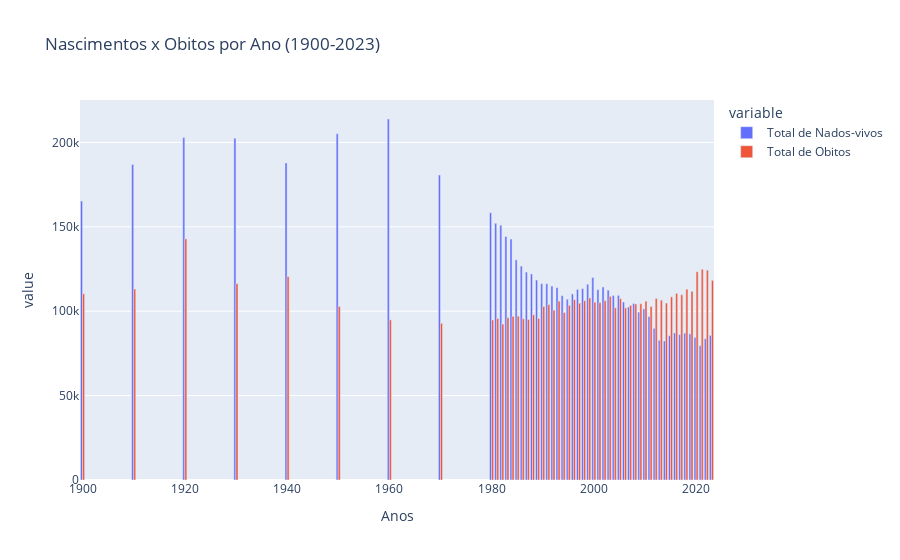

Notebook source saved alongside this figure:
### Code cell
import plotly.express as px
grafico_barras = px.bar(
    tabela,
    x='Anos',
    y=['Total de Nados-vivos', 'Total de Obitos'],
    barmode='group',         # barras lado a lado
    title='Nascimentos x Obitos por Ano (1900-2023)',
)
   

grafico_barras.show()

### Figure 1 — Plotly figure (JSON) as saved in the notebook; plotly's stock layout.template omitted (floating-point values rounded to 4 significant figures)
{"data": [{"alignmentgroup": "True", "hovertemplate": "variable=Total de Nados-vivos<br>Anos=%{x}<br>value=%{y}<extra></extra>", "legendgroup": "Total de Nados-vivos", "marker": {"color": "#636efa", "pattern": {"shape": ""}}, "name": "Total de Nados-vivos", "offsetgroup": "Total de Nados-vivos", "orientation": "v", "showlegend": true, "textposition": "auto", "type": "bar", "x": [1900, 1910, 1920, 1930, 1940, 1950, 1960, 1970, 1980, 1981, 1982, 1983, 1984, 1985, 1986, 1987, 1988, 1989, 1990, 1991, 1992, 1993, 1994, 1995, 1996, 1997, 1998, 1999, 2000, 2001, 2002, 2003, 2004, 2005, 2006, 2007, 2008, 2009, 2010, 2011, 2012, 2013, 2014, 2015, 2016, 2017, 2018, 2019, 2020, 2021, 2022, 2023], "xaxis": "x", "y": [165245, 186953, 202908, 202529, 187892, 205163, 213895, 180690, 158309, 152071, 151002, 144296, 142783, 130450, 126715, 123179, 122093, 118483, 116321, 116299, 114924, 113960, 109227, 107097, 110261, 112933, 113384, 116002, 120008, 112774, 114383, 112515, 109298, 109399, 105449, 102492, 104594, 99491, 101381, 96856, 89841, 82787, 82367, 85500, 87126, 86154, 87020, 86579, 84530, 79582, 83671, 85699], "yaxis": "y"}, {"alignmentgroup": "True", "hovertemplate": "variable=Total de Obitos<br>Anos=%{x}<br>value=%{y}<extra></extra>", "legendgroup": "Total de Obitos", "marker": {"color": "#EF553B", "pattern": {"shape": ""}}, "name": "Total de Obitos", "offsetgroup": "Total de Obitos", "orientation": "v", "showlegend": true, "textposition": "auto", "type": "bar", "x": [1900, 1910, 1920, 1930, 1940, 1950, 1960, 1970, 1980, 1981, 1982, 1983, 1984, 1985, 1986, 1987, 1988, 1989, 1990, 1991, 1992, 1993, 1994, 1995, 1996, 1997, 1998, 1999, 2000, 2001, 2002, 2003, 2004, 2005, 2006, 2007, 2008, 2009, 2010, 2011, 2012, 2013, 2014, 2015, 2016, 2017, 2018, 2019, 2020, 2021, 2022, 2023], "xaxis": "x", "y": [110330, 113161, 142862, 116352, 120486, 102798, 94883, 92854, 94794, 95728, 92379, 96179, 96975, 97085, 95521, 95102, 97844, 95743, 102768, 103882, 100638, 105950, 99232, 103475, 106881, 104778, 106198, 107871, 105364, 105092, 106258, 108795, 102012, 107464, 101990, 103512, 104280, 104434, 105954, 102848, 107612, 106554, 104843, 108539, 110573, 109758, 113051, 111843, 123396, 124841, 124361, 118295], "yaxis": "y"}], "layout": {"barmode": "group", "legend": {"title": {"text": "variable"}, "tracegroupgap": 0}, "title": {"text": "Nascimentos x Obitos por Ano (1900-2023)"}, "xaxis": {"anchor": "y", "domain": [0, 1], "title": {"text": "Anos"}}, "yaxis": {"anchor": "x", "domain": [0, 1], "title": {"text": "value"}}}}
